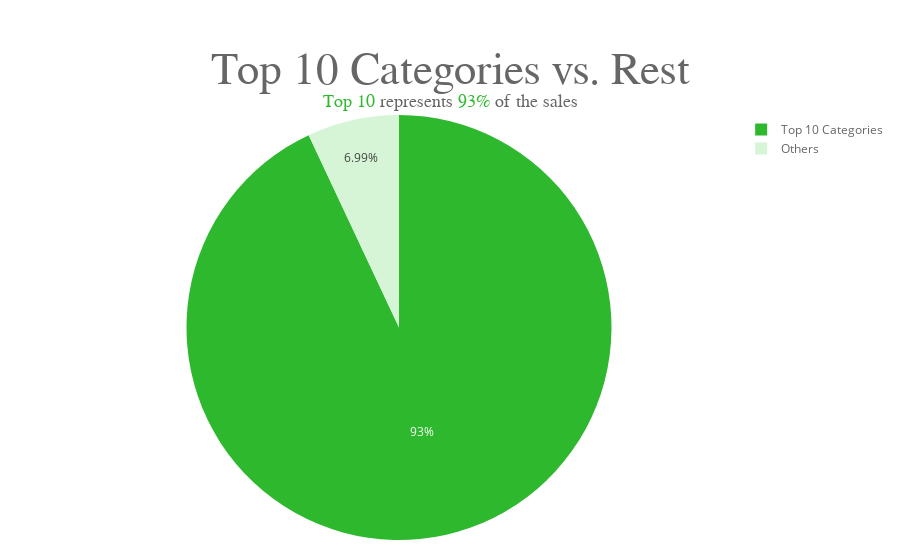

Source (notebook cell):
### Code cell
other = by_family[:-10].sum()
top10 = by_family[-10:].sum()

fig = go.Figure()
fig.add_trace(go.Pie(labels=["Top 10 Categories", "Others"], values=[top10.sales, other.sales], marker_colors=["2eb82e", "#d6f5d6"],))
fig.update_layout(template=custom_template_go,
                  title={'text': "<span style='font-size:45px; font-family:Times New Roman'>Top 10 Categories vs. Rest</span><br><span style='color:#2eb82e'>Top 10</span> represents <span style='color:#2eb82e'>93%</span> of the sales<br><br>",
                    'y':0.85, 'x':0.5,
                    'xanchor': 'center', 'yanchor': 'top'},
)
fig.show()

### Figure 1 — Plotly figure (JSON) as saved in the notebook; plotly's stock layout.template omitted (floating-point values rounded to 4 significant figures)
{"data": [{"labels": ["Top 10 Categories", "Others"], "marker": {"colors": ["2eb82e", "#d6f5d6"]}, "type": "pie", "values": [1020000000.0, 76600000.0]}], "layout": {"title": {"text": "<span style='font-size:45px; font-family:Times New Roman'>Top 10 Categories vs. Rest</span><br><span style='color:#2eb82e'>Top 10</span> represents <span style='color:#2eb82e'>93%</span> of the sales<br><br>", "x": 0.5, "xanchor": "center", "y": 0.85, "yanchor": "top"}}}
